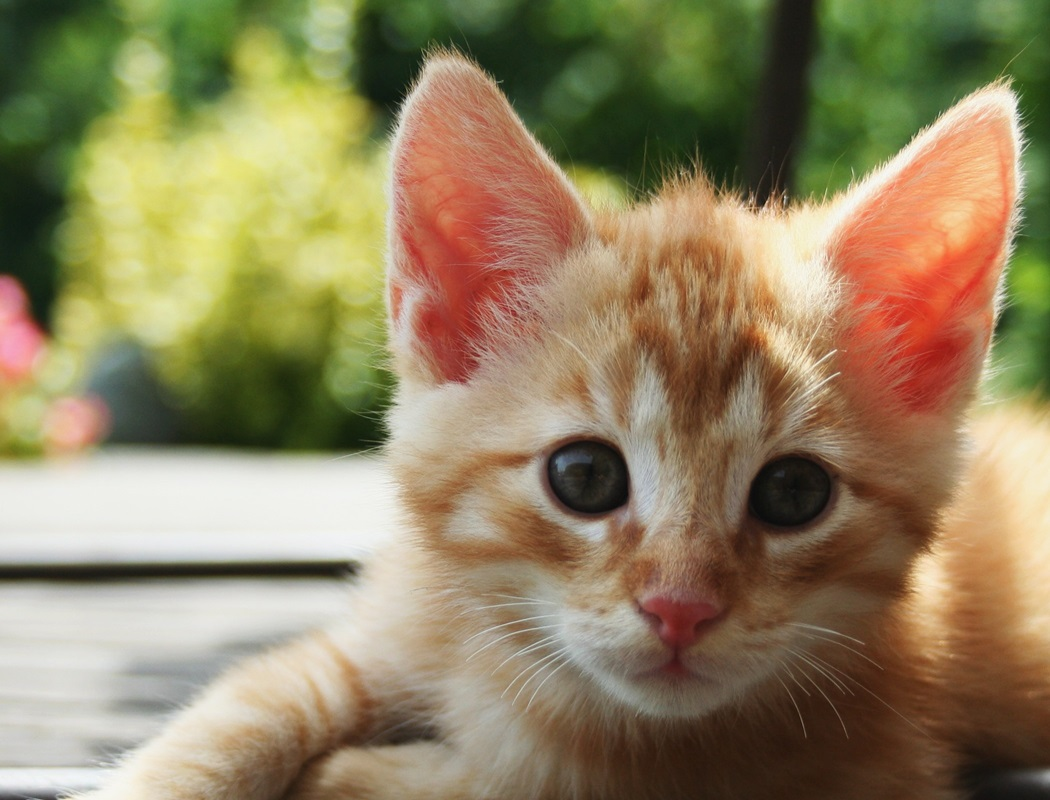
#> input picture IVP7/Assignment1/Kitten.jpeg, 1050 x 800 px
$ python darkandlight.py
#> lines starting #> are read from the running program, lines starting #| are printed output that depends on the picture
import cv2

import numpy as np


# Load an image from file

image = cv2.imread('Kitten.jpeg')
#> image is the input picture: shape (800, 1050, 3); mean B, G, R 96.5, 131.2, 145.3


# Ensure the image is not None

if image is not None:

    # Define a constant value for darkening or lightening

    brightness_change = 50  # You can adjust this value based on your needs


    # Darken the image

    darkened_image = np.clip(image - brightness_change, 0, 255)
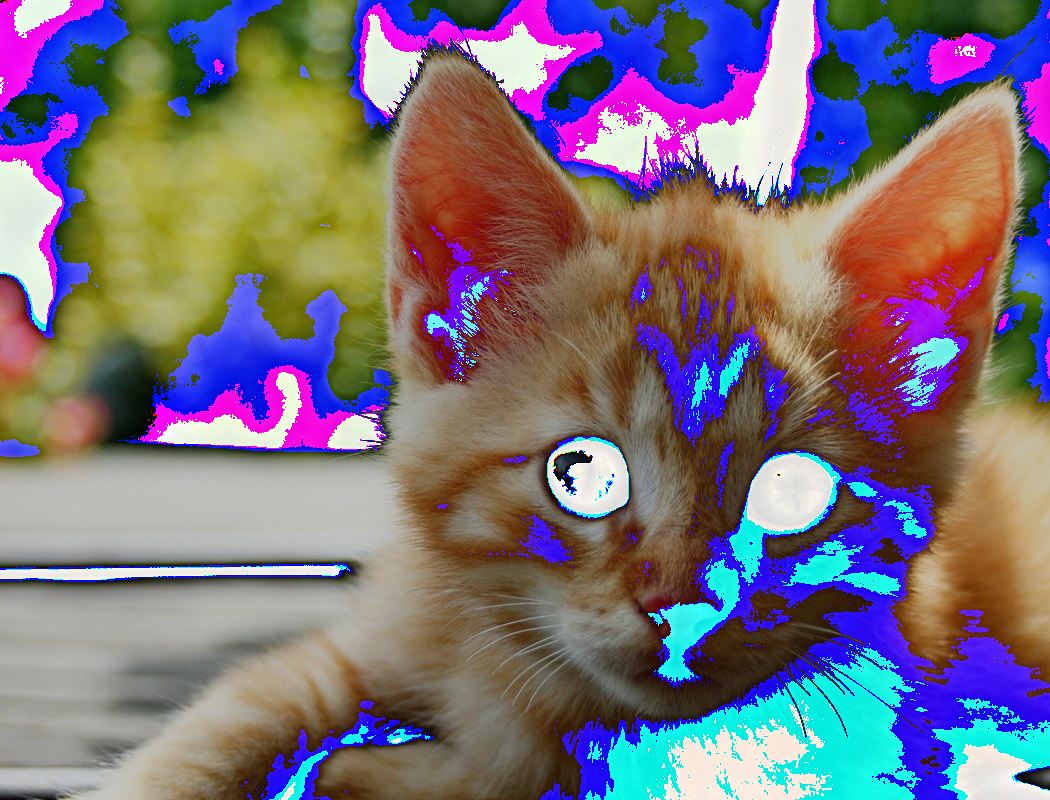
#> darkened_image: shape (800, 1050, 3); mean B, G, R 124, 111.6, 122.7


    # Lighten the image

    lightened_image = np.clip(image + brightness_change, 0, 255)
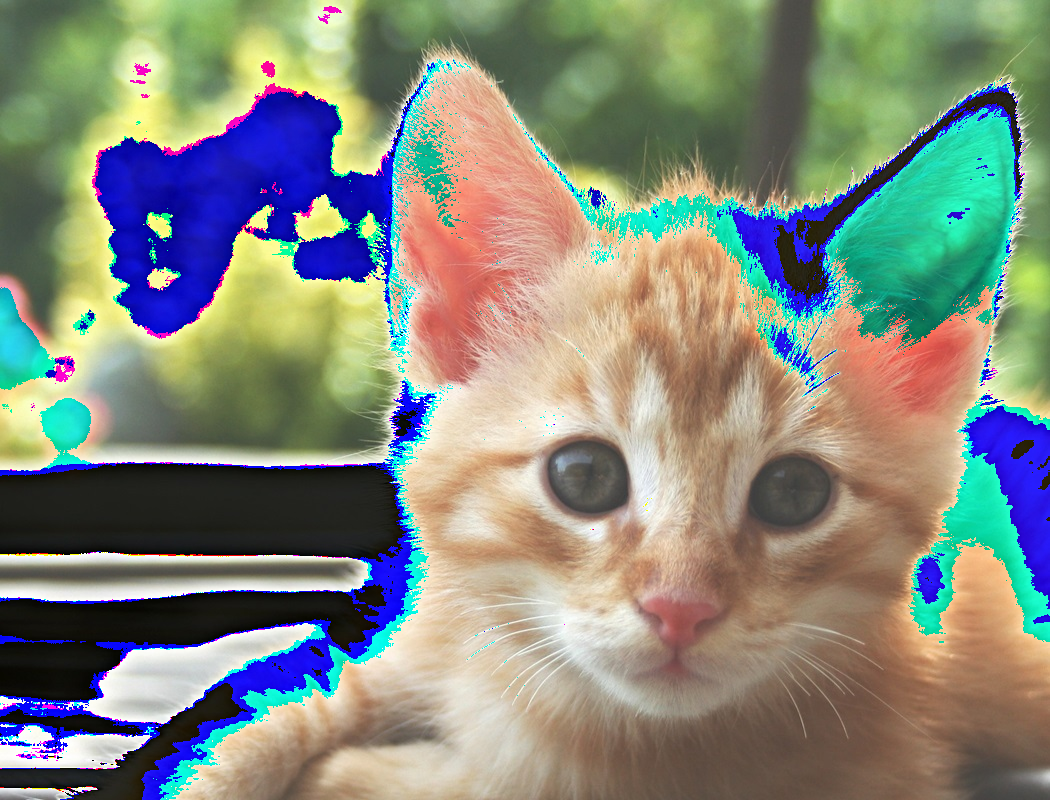
#> lightened_image: shape (800, 1050, 3); mean B, G, R 124.9, 137.1, 132.6


    # Display the original, darkened, and lightened images (optional)

    cv2.imshow('Original Image', image)

    cv2.imshow('Darkened Image', darkened_image.astype(np.uint8))

    cv2.imshow('Lightened Image', lightened_image.astype(np.uint8))


    # Save the darkened and lightened images

    cv2.imwrite('darkened_image.jpg', darkened_image.astype(np.uint8))

    cv2.imwrite('lightened_image.jpg', lightened_image.astype(np.uint8))


    # Wait for a key press and close windows

    cv2.waitKey(0)

    cv2.destroyAllWindows()

else:

    print("Error loading the image.")
